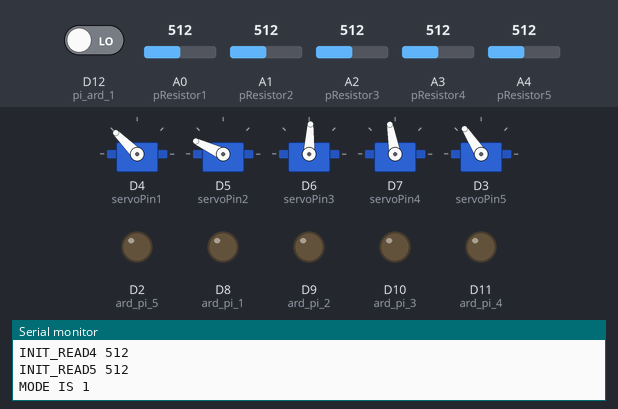
Simulated run of this sketch. Board: Arduino MKR. Parts: 5 × servo, output pins drawn as LEDs (lit = HIGH), the last lines printed to the serial monitor. Dashed ring = blinking. Inputs (shaded band) come from the test bench; at power-on: D12 (pi_ard_1) LOW, A0 (pResistor1) = 512, A1 (pResistor2) = 512, A3 (pResistor4) = 512, A2 (pResistor3) = 512, A4 (pResistor5) = 512.

Above: at 14.1 s.
14.2 s: D12 (pi_ard_1) driven HIGH
At 14.8 s:
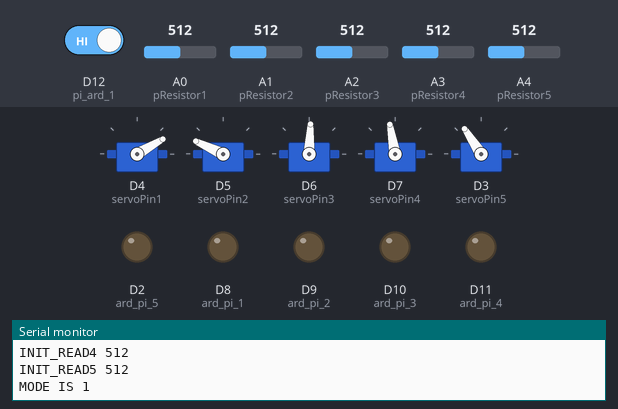
15.7 s: A0 (pResistor1) set to 421
17.2 s: A0 (pResistor1) set to 402
At 18.0 s:
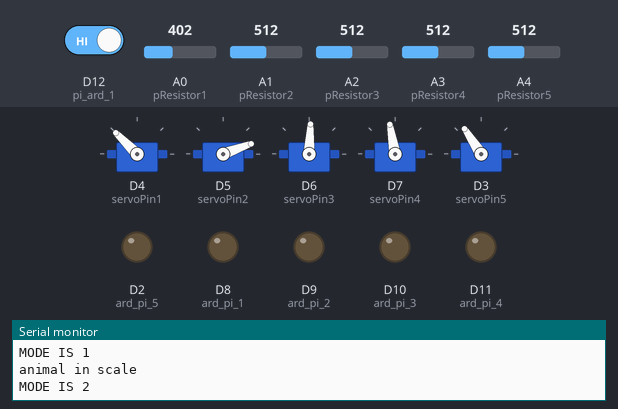
18.9 s: A1 (pResistor2) set to 427
20.4 s: A1 (pResistor2) set to 399
At 21.1 s:
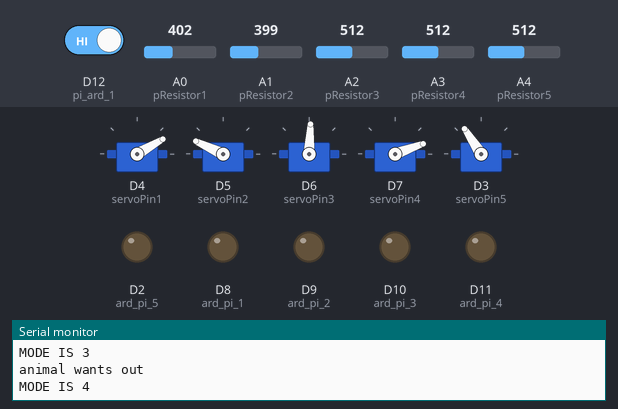
22.1 s: A3 (pResistor4) set to 417
23.6 s: A3 (pResistor4) set to 392
At 24.1 s:
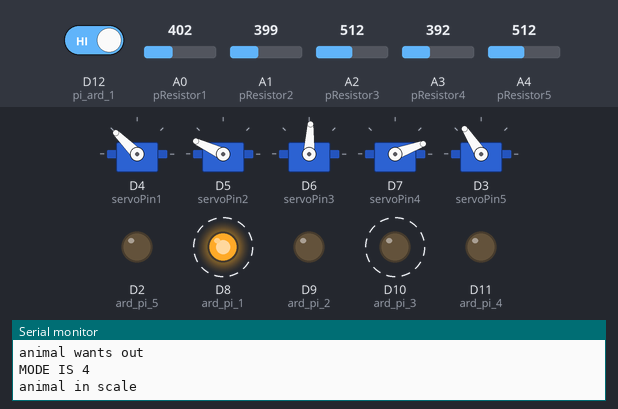
Timing chart, 0 to 27.6 s (numbered marks = the images above; inputs shaded):
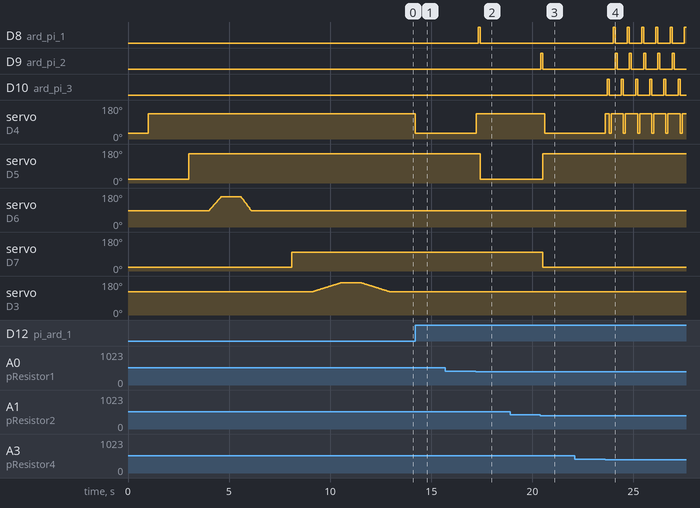

The sketch:

Tmaze_ARD_commented.ino
```cpp
#include<Servo.h>
Servo servo1;     // Servo 1 = door1
#include<Servo.h>
Servo servo2;     // Servo 2 = door2
#include<Servo.h>
Servo servo3;     // Servo 3 = door3
#include<Servo.h>
Servo servo4;     // Servo 4 = running-wheel brake
#include<Servo.h>
Servo servo5;     // Servo 5 = food pod

//Constants
long interval = 60000; //CHANGE THIS TO CHANGE POD TIMING
const int pResistor1 = A0; // BB1
const int pResistor2 = A1; // BB2
const int pResistor3 = A2; //BB4 choice running wheel
const int pResistor4 = A3; // BB5
const int pResistor5 = A4; //BB3 choice food pod

const int servoPin1 = 4;      // control servos 1-3
const int servoPin2 = 5;
const int servoPin3 = 6;
const int servoPin4 = 7;// control brake servo in running wheel
const int servoPin5 = 3;// control food servo in hunting chamber

const int ard_pi_1 = 8;      // reports MODE=2 to Pi
const int ard_pi_2 = 9;     // reports trial start to Pi
const int ard_pi_3 = 10;  // reports MODE=1 to Pi
const int ard_pi_4 = 11;  // reports food pod entry to Pi
const int ard_pi_5 = 2;  // reports running wheel pod entry to Pi

const int CLOSE_DOOR1 = 135;      // Angle of 135 degrees -> door is closed
const int OPEN_DOOR1 = 30;     // Angle of 20 degrees -> door is opened
const int CLOSE_DOOR2 = 155;      // Angle of 155 degrees -> door is closed
const int OPEN_DOOR2 = 20;        // 20
const int CLOSE_DOOR3 = 159;      // Angle of 157 degrees -> middle passage is closed
const int OPEN_DOOR3 = 87;        // 89
const int RELEASE_WHEEL = 100;      // Angle of 100 degrees -> WHEEL is free
const int BRAKE_WHEEL = 20;  //20 CLAMPED
const int SHOW_FOOD = 170;      // Angle of 120 degrees -> FOOD IN CENTER
const int HIDE_FOOD = 123;  //175 HIDDEN

const int pi_ard_1 = 12;      // receive RFID command from Pi
const int pi_ard_2 = 13;       // receive weight decision from Pi


//Variables
int photo_value1;          // Store value from photoresistor (0-1023)
int INIT_READ1;    // Store initial value from photoresistor
int photo_value2;          // Store value from photoresistor (0-1023)
int INIT_READ2;
int photo_value3;          // Store value from photoresistor (0-1023)
int INIT_READ3;
int photo_value4;          // Store value from photoresistor (0-1023)
int INIT_READ4;
int photo_value5;          // Store value from photoresistor (0-1023)
int INIT_READ5;
int START=LOW; //initialize start signal
int MODE=1;   //initialize MODE

int pos = 0; //generic servo pos variable for use in blocking for-loops for semi-slow motion (keep to less than 500ms total and ensure no arduino detector events can happen during this)
int pos5 = 0; //food pod servo angle needs to be updated within if statements for non-blocking slow movement, so depending on maze state it will be 'gravitating' toward open or closed at its own speed
int maze_mode = 1; //initialize maze mode (1=open rewards, 2=countdown timer, 3=close rewards)
int flag = 0; //initialize flag in maze (0 for start side, 1 for reward side)
unsigned long tic = 0;
unsigned long duration = 0;
unsigned long tic2 = 0;
unsigned long duration2 = 0;
int time_flag=0;//timer flags 0,1 used in short if staments that remove themselves so first time point is not measured on subsequent loops
int time_flag2=0;
int time_flag3=0;

void setup(){
  Serial.begin(9600);           //  setup serial
  pinMode(pResistor1, INPUT);// Set pResistor - A0 pin as an input
  pinMode(pResistor2, INPUT);
  pinMode(pResistor3, INPUT);
  pinMode(pResistor4, INPUT);
  pinMode(pResistor5, INPUT);
  pinMode(ard_pi_1, OUTPUT);  //output reports to Pi
  pinMode(ard_pi_2, OUTPUT);
  pinMode(ard_pi_3, OUTPUT);
  pinMode(ard_pi_4, OUTPUT);
  pinMode(ard_pi_5, OUTPUT);
  pinMode(pi_ard_1, INPUT);// input commands from Pi
  pinMode(pi_ard_2, INPUT);


servo1.attach(servoPin1);
  servo1.write(OPEN_DOOR1);
  delay(1000);
  servo1.write(CLOSE_DOOR1);
  delay(1000);
servo2.attach(servoPin2);
  servo2.write(OPEN_DOOR2);
  delay(1000);
  servo2.write(CLOSE_DOOR2);
  delay(1000);
  servo3.attach(servoPin3); //for loops for slow servo movement
    for (pos = OPEN_DOOR3; pos <= CLOSE_DOOR3; pos += 1) { // close
    servo3.write(pos);
    delay(8);
  }
  delay(1000);
  for (pos = CLOSE_DOOR3; pos >= OPEN_DOOR3; pos -= 1) { // open
    servo3.write(pos);
    delay(7);
  }
delay(1000);
  servo4.attach(servoPin4);
  servo4.write(BRAKE_WHEEL);
  delay(1000);
  servo4.write(RELEASE_WHEEL);
  delay(1000);
    servo5.attach(servoPin5);  //for loops for slow servo movement
  for (pos5 = HIDE_FOOD; pos5 <= SHOW_FOOD; pos5 += 1) { // show food
    servo5.write(pos5);
    delay(30);
  }
  delay(1000);
  for (pos5 = SHOW_FOOD; pos5 >= HIDE_FOOD; pos5 -= 1) { // hide food
    servo5.write(pos5);
    delay(30);
  }

  digitalWrite(ard_pi_1, LOW);//communication to Pi
  digitalWrite(ard_pi_2, LOW);
  digitalWrite(ard_pi_3, LOW);
  digitalWrite(ard_pi_4, LOW);
  digitalWrite(ard_pi_5, LOW);

  INIT_READ1 = analogRead(pResistor1); // calibrate beam-breaks
  INIT_READ2 = analogRead(pResistor2);
  INIT_READ3 = analogRead(pResistor3);
  INIT_READ4 = analogRead(pResistor4);
  INIT_READ5 = analogRead(pResistor5);

   Serial.print("INIT_READ1 ");  //show beam break values for trouble shooting if serial monitor is on
 Serial.println(INIT_READ1);
   Serial.print("INIT_READ2 ");
 Serial.println(INIT_READ2);
    Serial.print("INIT_READ3 ");
 Serial.println(INIT_READ3);
    Serial.print("INIT_READ4 ");
 Serial.println(INIT_READ4);
    Serial.print("INIT_READ5 ");
 Serial.println(INIT_READ5);
      Serial.print("MODE IS ");
Serial.println(MODE);
}

void loop(){
photo_value1 = analogRead(pResistor1); //read beam breaks
photo_value2 = analogRead(pResistor2);
photo_value3 = analogRead(pResistor3);
photo_value4 = analogRead(pResistor4);
photo_value5 = analogRead(pResistor5);
// Serial.print("photo_value1 ");
// Serial.println(photo_value1);
// Serial.print("photo_value2 ");
// Serial.println(photo_value2);
//  Serial.print("photo_value3 ");
// Serial.println(photo_value3);
// Serial.print("photo_value4 ");
// Serial.println(photo_value4);
// Serial.print("photo_value5 ");
// Serial.println(photo_value5);

//MODE flag based state machine, that waits in MODEs 1 and 2 for a START signal from Pi
//MODEs 3 and 4 are T-maze modes that do not need Pi, they only send info to Pi about when beam-breaks were triggered

START=digitalRead(pi_ard_1);//RFID INPUT from Pi

if (MODE==1){ //home cage
if (START == 1){
    servo1.write(OPEN_DOOR1);
    delay(100);
  photo_value1 = analogRead(pResistor1);
  if (photo_value1 < 0.8*INIT_READ1){    // BEAM BREAK DEFINITION. Factor can be adjusted based on ambient light.
    Serial.println("animal in scale");
    servo1.write(CLOSE_DOOR1); //trap animal in scale
    delay(100);
    digitalWrite(ard_pi_1, HIGH);//pulse to Pi to start reading scale and go MODE 2.
    delay(100);
    digitalWrite(ard_pi_1, LOW);//end pulse to Pi.
    MODE=2;//end state
    Serial.print("MODE IS ");
    Serial.println(MODE);
    START=LOW;
  }}}

if (MODE==2){ //scale
if (START == 1){ //Pi communicates weight recorded
    servo2.write(OPEN_DOOR2); //let animal out of scale into T-maze
    delay(10); //textbook delay after servo operation for capacitance charging
  }
  photo_value2 = analogRead(pResistor2); // reading BEAM BREAK 2
  if (photo_value2 < 0.8*INIT_READ2){    // BEAM BREAK 2
    Serial.println("enter maze");
    digitalWrite(ard_pi_2, HIGH);//pulse to Pi to say maze is active.
    delay(100);
    digitalWrite(ard_pi_2, LOW);//end pulse to Pi.
    MODE=3;
    Serial.print("MODE IS ");
    Serial.println(MODE);
    START=LOW;
  }}

if (MODE==3){ //Animal in T-maze deciding: food pod, running wheel or go home.
  // this mode uses
  // flag=0,1 for (0=start side, 1=decision side)
  // maze_mode=1,2,3 for (1=open rewards, 2=countdown timer, 3=close rewards)

  //maze start scenario
  photo_value3 = analogRead(pResistor3);
  photo_value5 = analogRead(pResistor5);
  if (flag == 0){
  if (photo_value3 < 0.7*INIT_READ3){   //in run wheel pod
    flag = 1; maze_mode=1;time_flag=1;tic=millis();
    Serial.println("enter runwheel pod");
    digitalWrite(ard_pi_5, HIGH);//pulse to Pi to say runwheel pod entry.
    for (pos = OPEN_DOOR3; pos <= CLOSE_DOOR3; pos += 1) { // close
    servo3.write(pos);
    delay(8);
  }

    servo4.write(RELEASE_WHEEL);
  delay(10);
    digitalWrite(ard_pi_5, LOW);//end pulse to Pi.
  }
    if (photo_value5 < 0.7*INIT_READ5){   //in food pod
    flag = 1; maze_mode=1;time_flag=1;tic=millis();
    Serial.println("enter food pod");
    digitalWrite(ard_pi_4, HIGH);//pulse to Pi to say foodpod entry.
    for (pos = OPEN_DOOR3; pos <= CLOSE_DOOR3; pos += 1) { // close
    servo3.write(pos);
    delay(8);
  }
      servo4.write(RELEASE_WHEEL);
  delay(10);
    digitalWrite(ard_pi_4, LOW);//end pulse to Pi.
  }}

if (flag == 1){
  if (maze_mode==1){//non-blocking loop to move food to center without delays to code since animal could go elsewhere.
    if (time_flag==1){tic2=millis();time_flag=0;}
    if (pos5 < SHOW_FOOD){
    duration2=millis()-tic2;
if (duration2>30){
servo5.write(pos5);
pos5=pos5+1;tic2=millis();
    }}
    }
    if (pos5 == SHOW_FOOD){
      maze_mode=2; pos5=SHOW_FOOD-1;time_flag2=1;
    }
  if (maze_mode==2){
    duration=millis()-tic;
//    Serial.print("duration is ");
//    Serial.println(duration);
  }
  if (duration>interval){
    maze_mode=3;
    if (time_flag2==1){tic=millis();time_flag=1;time_flag2=0;time_flag3=1;}
  servo4.write(BRAKE_WHEEL);
  //non-blocking for loop to move food away without delays to code since animal could be elsewhere.
       if (time_flag==1){tic2=millis();time_flag=0;}
    if (pos5 > HIDE_FOOD){
    duration2=millis()-tic2;
if (duration2>30){
tic2=millis();
servo5.write(pos5);
pos5=pos5-1;
    }}
  }}

    if (flag == 0){ //animal has passed to start side!
    duration=0;maze_mode=3;
    if (time_flag3==1){tic=millis();time_flag3=0;}
  servo4.write(BRAKE_WHEEL);
  //non-blocking for loop to move food away without delays to code since animal could be elsewhere.
    if (pos5 > HIDE_FOOD){
    duration=millis()-tic;
if (duration>30){
tic=millis();
servo5.write(pos5);
pos5=pos5-1;
    }}
  }

  //maze new trial scenario
  photo_value2 = analogRead(pResistor2);
  if (flag == 1){
  if (photo_value2 < 0.8*INIT_READ2){
    flag=0;
    Serial.println("trial");
    digitalWrite(ard_pi_2, HIGH);//pulse to Pi new trial
    for (pos = CLOSE_DOOR3; pos >= OPEN_DOOR3; pos -= 1) { // open
    servo3.write(pos);
    delay(8);
  }
    digitalWrite(ard_pi_2, LOW);//end pulse to Pi
  }}

  //maze exit scenario
  photo_value1 = analogRead(pResistor1);
  if (photo_value1 < 0.8*INIT_READ1){
      Serial.println("animal wants out");
      servo2.write(CLOSE_DOOR2);
      delay(100);
      MODE=4;
          Serial.print("MODE IS ");
Serial.println(MODE);
  }
  }

   if (MODE==4){
     //going back to cage
     servo1.write(OPEN_DOOR1);
if (photo_value4 < 0.8*INIT_READ4){    // values needs to be adjusted based on ambient light
     servo1.write(CLOSE_DOOR1);
     delay(100);
     digitalWrite(ard_pi_3, HIGH);//pulse to Pi to sync to MODE 1.
     delay(100);
     digitalWrite(ard_pi_3, LOW);//end pulse to Pi.
        MODE=1;
   }
   }
}//void loop end
```

Measured:
- the behaviour switches between 410 and 409 on A0 (pResistor1) (found by bisection; images 1 and 2)
- the behaviour switches between 410 and 409 on A1 (pResistor2) (found by bisection; images 2 and 3)
- the behaviour switches between 410 and 409 on A3 (pResistor4) (found by bisection; images 3 and 4)
- after the input at 14.2 s, servo on D4 (servoPin1): 135° → 30° at once
- after the input at 15.7 s, every drawn part: stays the same
- after the input at 17.2 s, D8 (ard_pi_1): LOW → HIGH after 0.12 s, → LOW 0.10 s later; servo on D4 (servoPin1): 30° → 135° at once; servo on D5 (servoPin2): 155° → 20° after 0.22 s
- after the input at 18.9 s, every drawn part: stays the same
- after the input at 20.4 s, D9 (ard_pi_2): LOW → HIGH at once, → LOW 0.10 s later; servo on D4 (servoPin1): 135° → 30° after 0.21 s; servo on D5 (servoPin2): 20° → 155° after 0.11 s; servo on D7 (servoPin4): 100° → 20° after 0.11 s
- after the input at 22.1 s, every drawn part: stays the same
- after the input at 23.6 s, D8 (ard_pi_1): alternates HIGH for 0.10 s and LOW for 0.60 s, starting after 0.40 s; D9 (ard_pi_2): alternates HIGH for 0.10 s and LOW for 0.60 s, starting after 0.50 s
